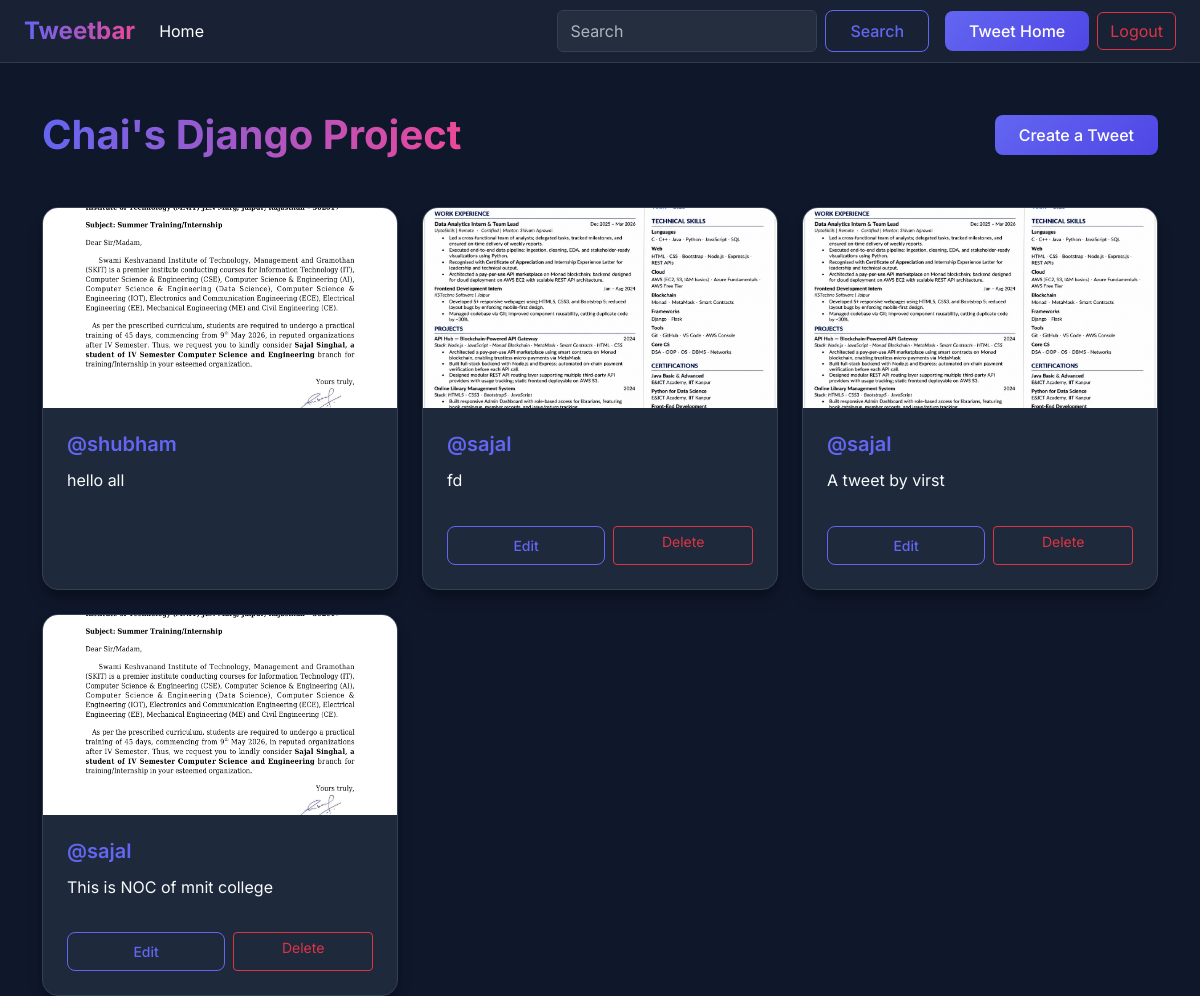
The page /tweet/ (signed in) on the database its author committed.
### tweet/models.py (models this page shows, shortened)
class Tweet(models.Model):
    user = models.ForeignKey(User,on_delete = models.CASCADE)
    text = models.TextField(max_length = 240)
    photo = models.ImageField(upload_to='photos/',blank=True,null = True)
    created_at = models.DateTimeField(auto_now_add=True)
    updated_at = models.DateTimeField(auto_now=True)

### tweet/views.py (the view)
# urls.py: path('', views.tweet_list, name = 'tweet_list'),
def tweet_list(request):
    tweets = Tweet.objects.all().order_by('-created_at')
    return render(request,'tweet_list.html',{'tweets': tweets})

### templates/tweet_list.html (shortened to what this page needs)
{% extends "layout.html"%}
{% block content %}
<div class="d-flex justify-content-between align-items-center mt-4 mb-5">
    <h1 class="text-white m-0" style="font-weight: 700; background: linear-gradient(to right, var(--primary-color), var(--secondary-color)); -webkit-background-clip: text; -webkit-text-fill-color: transparent;">Chai's Django Project</h1>
    <a class="btn btn-primary-custom" href="{% url 'tweet_create' %}">Create a Tweet</a>
</div>
{% if tweets %}
<div class="row row-cols-1 row-cols-md-2 row-cols-lg-3 g-4">
    {% for tweet in tweets %}
    <div class="col">
        <div class="card custom-card h-100">
            {% if tweet.photo %}
            <img src="{{tweet.photo.url}}" class="card-img-top tweet-img" alt="Tweet Image">
            {% else %}
            <div class="card-img-top tweet-img d-flex align-items-center justify-content-center" style="background-color: var(--border-color);">
                <span class="text-muted">No Image</span>
            </div>
            {% endif %}
            <div class="card-body d-flex flex-column">
                <h5 class="card-title">@{{tweet.user.username}}</h5>
                <p class="card-text flex-grow-1">{{tweet.text}}</p>
                {% if tweet.user == request.user %}
                <div class="d-flex gap-2 mt-3">
                    <a href="{%url 'tweet_edit' tweet.id %}" class="btn btn-outline-custom btn-sm w-100">Edit</a>
                    <a href="{%url 'tweet_delete' tweet.id %}" class="btn btn-outline-danger btn-sm w-100">Delete</a>
                </div>
                {% endif %}
            </div>
        </div>
    </div>
    {% endfor %}
</div>
{% else %}
<div class="empty-state">
    <h3>No tweets yet.</h3>
    <p>Be the first one to share your thoughts!</p>
    <a class="btn btn-primary-custom mt-3" href="{% url 'tweet_create' %}">Create a Tweet</a>
</div>
{% endif %}
{% endblock %}

### static/css/style.css (style rules this page uses)
:root { --primary-color: #6366f1; --primary-hover: #4f46e5; --secondary-color: #ec4899; --bg-color: #0f172a; --surface-color: #1e293b; --text-color: #f8fafc; --text-muted: #94a3b8; --border-color: #334155; --glass-bg: rgba(30, 41, 59, 0.7); --glass-border: rgba(255, 255, 255, 0.1); }
body { font-family: 'Inter', sans-serif; background-color: var(--bg-color); color: var(--text-color); min-height: 100vh; margin: 0; display: flex; flex-direction: column; }
.custom-card { background: var(--surface-color); border: 1px solid var(--border-color); border-radius: 1rem; box-shadow: 0 10px 15px -3px rgba(0, 0, 0, 0.3), 0 4px 6px -2px rgba(0, 0, 0, 0.15); transition: transform 0.3s ease, box-shadow 0.3s ease; overflow: hidden; }
.custom-card .card-body { padding: 1.5rem; }
.custom-card .card-title { color: var(--primary-color); font-weight: 600; font-size: 1.25rem; margin-bottom: 0.75rem; }
.custom-card .card-text { color: var(--text-color); line-height: 1.6; }
.btn-primary-custom { background: linear-gradient(135deg, var(--primary-color), var(--primary-hover)); border: none; color: white; padding: 0.5rem 1.5rem; border-radius: 0.5rem; font-weight: 500; transition: opacity 0.2s; }
.btn-outline-custom { background: transparent; border: 1px solid var(--primary-color); color: var(--primary-color); padding: 0.5rem 1.5rem; border-radius: 0.5rem; font-weight: 500; transition: all 0.2s; }
.tweet-img { width: 100%; height: 200px; object-fit: cover; }

### rows shown on the page
Tweet: photo (picture), user.username "shubham", text "hello all"
Tweet: photo (picture), user.username "sajal", text "fd", shows "Edit"
Tweet: photo (picture), user.username "sajal", text "A tweet by virst", shows "Edit"
Tweet: photo (picture), user.username "sajal", text "This is NOC of mnit college", shows "Edit"
